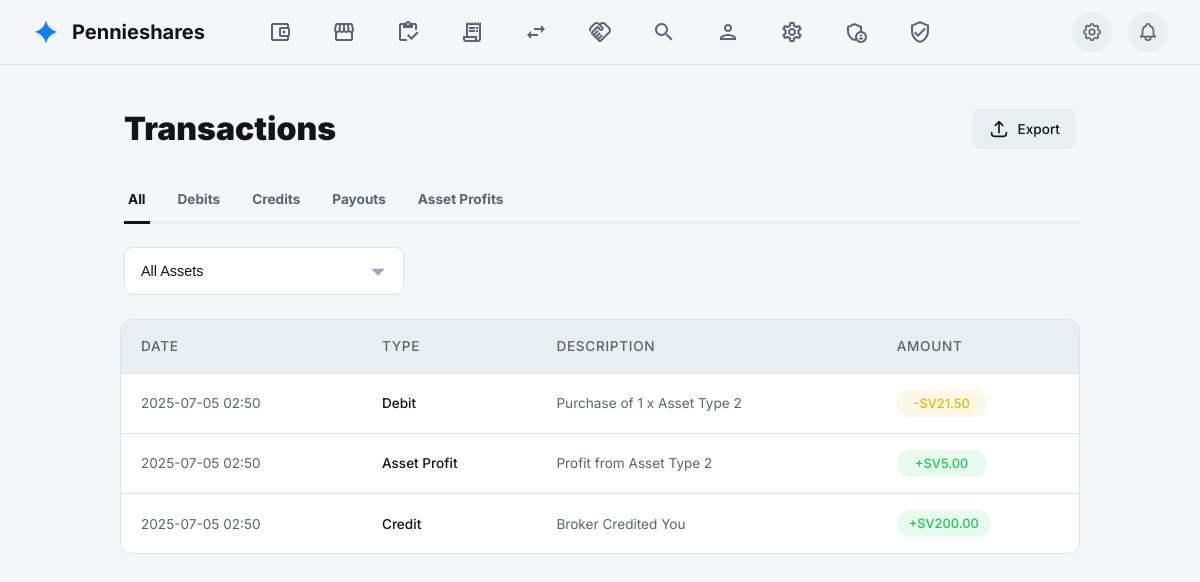
Page /transactions (signed in) on the earlier database version.
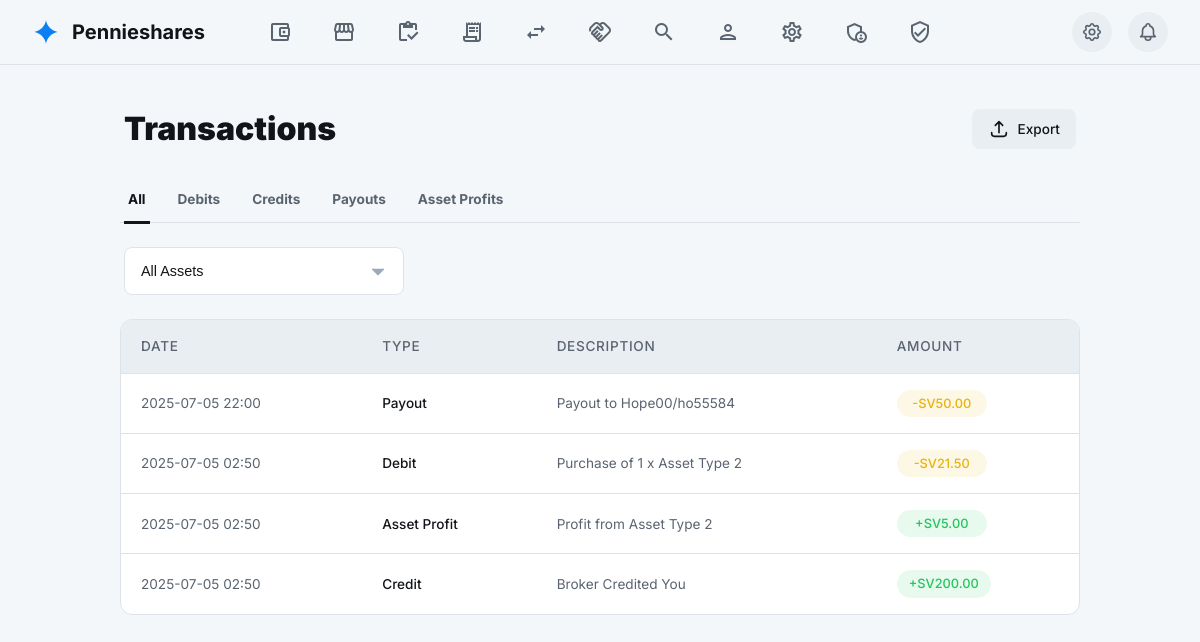
Same page on the later database version.
### tables this page shows
CREATE TABLE wallet_transactions (
        id INTEGER PRIMARY KEY AUTOINCREMENT,
        user_id INTEGER NOT NULL,
        type TEXT NOT NULL, -- e.g., 'credit', 'debit', 'transfer_in', 'transfer_out', 'asset_profit'
        amount DECIMAL(10, 2) NOT NULL,
        description TEXT,
        created_at DATETIME DEFAULT CURRENT_TIMESTAMP,
        FOREIGN KEY(user_id) REFERENCES users(id) ON DELETE CASCADE
    );

### src/functions.php (called while the page is built, shortened)
<?php
function getPaginatedWalletTransactions($pdo, $userId, $limit, $offset, $type = null) {
    $sql = "SELECT * FROM wallet_transactions WHERE user_id = ?";
    $params = [$userId];
    $sql .= " ORDER BY created_at DESC LIMIT ? OFFSET ?";
    $params[] = $limit;
    $params[] = $offset;
    $stmt = $pdo->prepare($sql);
    $stmt->execute($params);
    return $stmt->fetchAll(PDO::FETCH_ASSOC);
}
?>

### pages/transactions.php (the view, shortened to what this page needs)
<?php
require_once __DIR__ . '/../src/functions.php';
$loggedInUser = $_SESSION['user'];
$loggedInUserId = $loggedInUser['id'];
$transactions_per_page = 12;
$current_page = isset($_GET['page']) && is_numeric($_GET['page']) ? (int)$_GET['page'] : 1;
$offset = ($current_page - 1) * $transactions_per_page;
$filter_type = isset($_GET['type']) ? $_GET['type'] : 'all';
$transactions = getPaginatedWalletTransactions($pdo, $loggedInUserId, $transactions_per_page, $offset, $filter_type);
require_once __DIR__ . '/../assets/template/intro-template.php';
?>
<main>
    <div class="container">
        <div class="page-header">
            <h1 class="page-title">Transactions</h1>
            <button class="btn" id="export-btn">
                <svg class="icon" xmlns="http://www.w3.org/2000/svg" fill="none" viewBox="0 0 24 24" stroke="currentColor"><path stroke-linecap="round" stroke-linejoin="round" d="M4 16v1a3 3 0 003 3h10a3 3 0 003-3v-1m-4-8l-4-4m0 0L8 8m4-4v12" /></svg>
                <span>Export</span>
            </button>
        </div>
        <div class="tabs-nav" id="tabs-container">
            <a href="?type=all" class="tab-link <?php echo ($filter_type == 'all') ? 'active' : ''; ?>" data-filter="all">All</a>
            <a href="?type=debit" class="tab-link <?php echo ($filter_type == 'debit') ? 'active' : ''; ?>" data-filter="debit">Debits</a>
            <a href="?type=credit" class="tab-link <?php echo ($filter_type == 'credit') ? 'active' : ''; ?>" data-filter="credit">Credits</a>
            <a href="?type=payout" class="tab-link <?php echo ($filter_type == 'payout') ? 'active' : ''; ?>" data-filter="payout">Payouts</a>
            <a href="?type=asset_profit" class="tab-link <?php echo ($filter_type == 'asset_profit') ? 'active' : ''; ?>" data-filter="asset_profit">Asset Profits</a>
        </div>
        <div class="filter-controls">
            <select class="form-select" aria-label="Filter by asset">
                <option value="all">All Assets</option>
            </select>
        </div>
        <div class="table-container">
            <table class="history-table">
                <thead>
                    <tr>
                        <th>Date</th>
                        <th>Type</th>
                        <th>Description</th>
                        <th>Amount</th>
                    </tr>
                </thead>
                <tbody id="history-table-body">
                    <?php foreach ($transactions as $transaction): ?>
                        <tr data-type="<?php echo htmlspecialchars($transaction['type']); ?>">
                            <td><?php echo htmlspecialchars(date('Y-m-d H:i', strtotime($transaction['created_at']))); ?></td>
                            <td class="text-main"><?php echo htmlspecialchars(ucwords(str_replace(['_', 'transfer_in', 'transfer_out'], [' ', 'credit', 'payout'], $transaction['type']))); ?></td>
                            <td><?php echo htmlspecialchars($transaction['description']); ?></td>
                            <td>
                                <span class="status-badge <?php echo htmlspecialchars($transaction['type']); ?>">
                                    <?php echo ($transaction['type'] === 'debit' || $transaction['type'] === 'transfer_out' || $transaction['type'] === 'payout') ? '-' : '+'; ?>SV<?php echo number_format(abs($transaction['amount']), 2); ?>
                                </span>
                            </td>
                        </tr>
                    <?php endforeach; ?>
                </tbody>
            </table>
        </div>
    </div>
</main>
<?php
require_once __DIR__ . '/../assets/template/end-template.php';
?>

Differences in the rows shown:
added wallet_transactions: created_at "2025-07-05 22:00", type "Payout", description "Payout to Hope00/ho55584", amount "50.00"
